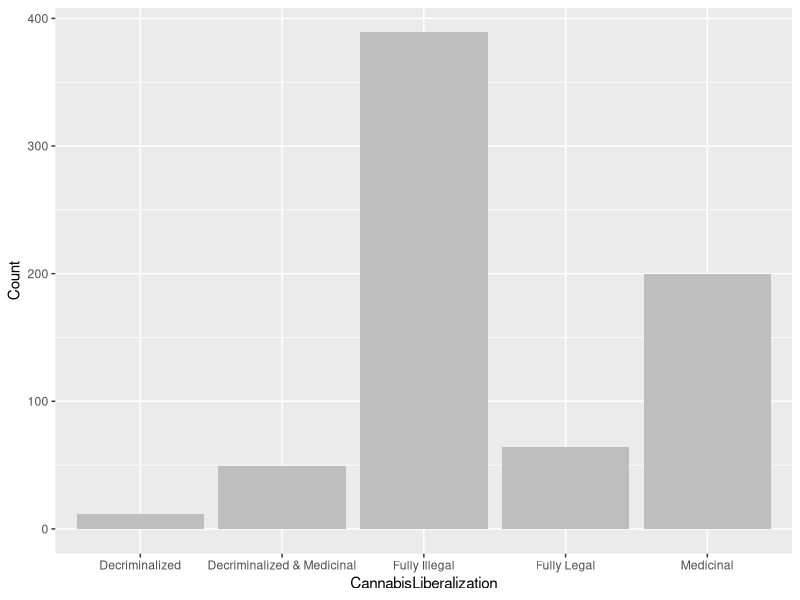
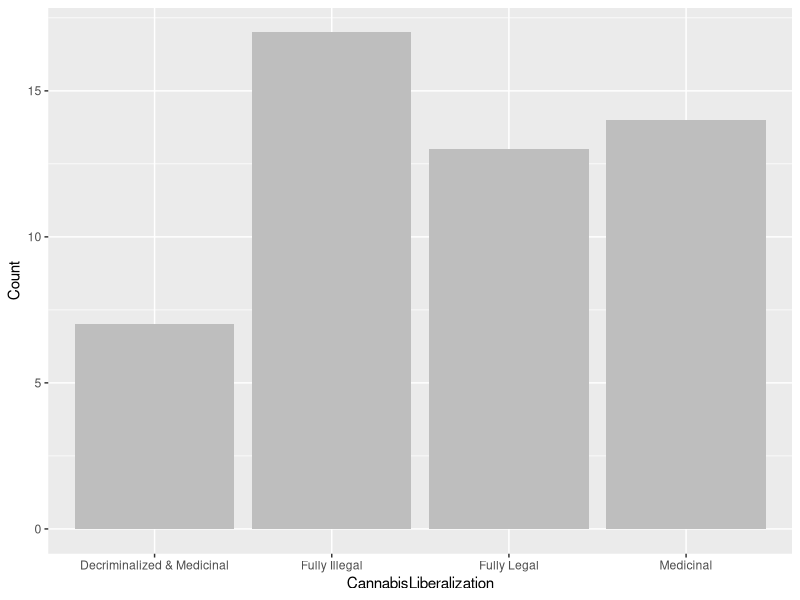
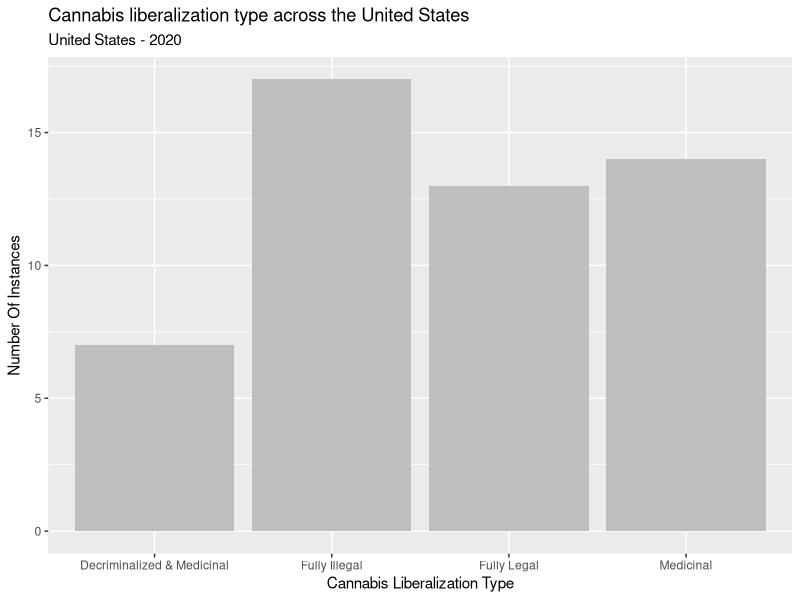
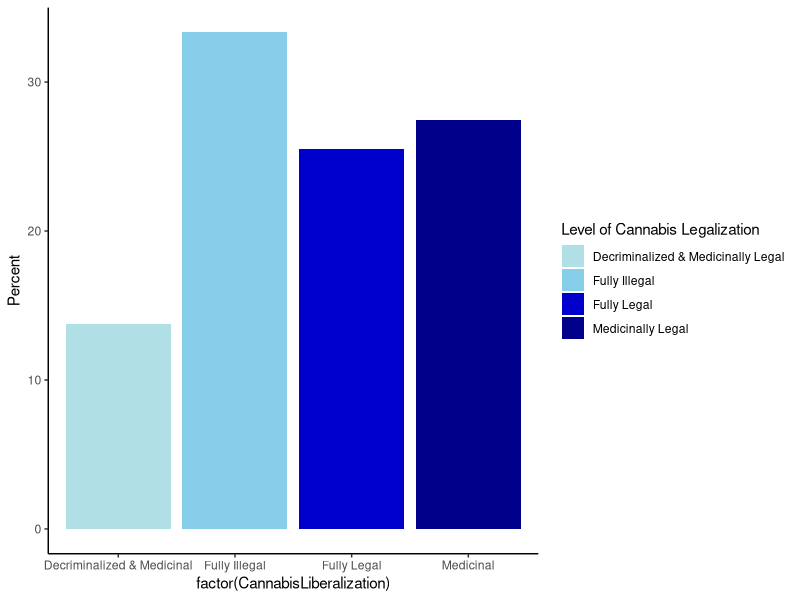
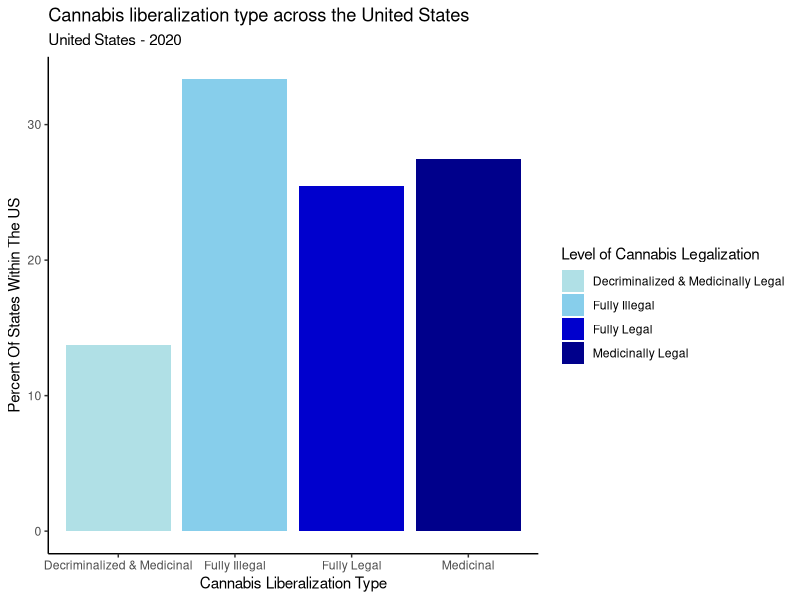
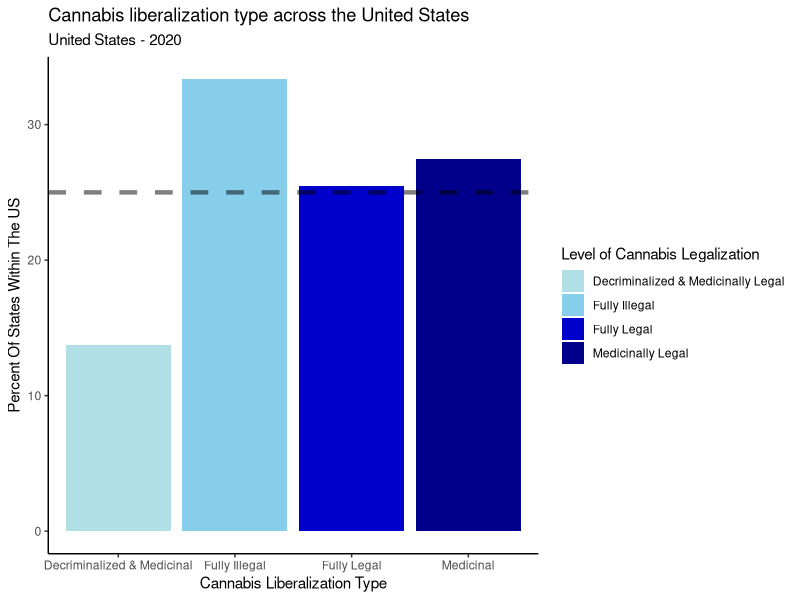
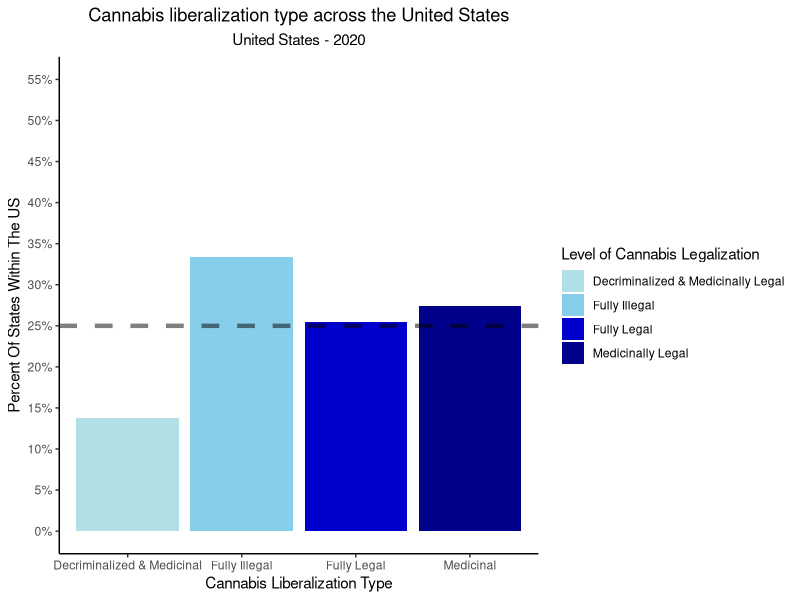

Reproduce these figures in R, in order.
## ---- chunk 1
cannabisDataset <- read.csv("cannabisDataset.csv",
                        header = TRUE)
head(cannabisDataset)
## ---- chunk 2
library(dplyr)
library(stringr)

cannabisDataset <- cannabisDataset %>%
  mutate_all(str_squish)

cannabisDataset <- cannabisDataset %>%
 mutate_all(~ifelse(tolower(.) %in% c("yes", "Yes"), 1, ifelse(tolower(.) %in% c("no", "No"), 0, .)))
## ---- chunk 3
cannabisDataset <- cannabisDataset %>%
  group_by(States, year) %>%
  mutate(
    cannabisLiberalization = case_when( 
      decriminalizedMarijuana == 1 & legalizedMedicinalMarijuana == 0 & legalizedRecreationalMarijuana == 0 ~ "Decriminalized",
      decriminalizedMarijuana == 0 & legalizedMedicinalMarijuana == 1 & legalizedRecreationalMarijuana == 0 ~ "Medicinal",
      decriminalizedMarijuana == 0 & legalizedMedicinalMarijuana == 0 & legalizedRecreationalMarijuana == 1 ~ "Recreational",
      decriminalizedMarijuana == 1 & legalizedMedicinalMarijuana == 1 & legalizedRecreationalMarijuana == 1 ~ "Fully Legal",
      decriminalizedMarijuana == 0 & legalizedMedicinalMarijuana== 0 & legalizedRecreationalMarijuana == 0 ~ "Fully Illegal",
      decriminalizedMarijuana == 1 & legalizedMedicinalMarijuana == 0 & legalizedRecreationalMarijuana == 1 ~ "Recreational & Decriminalized",
      decriminalizedMarijuana == 1 & legalizedMedicinalMarijuana == 1 & legalizedRecreationalMarijuana == 0 ~ "Decriminalized & Medicinal",
      decriminalizedMarijuana == 0 & legalizedMedicinalMarijuana == 1 & legalizedRecreationalMarijuana == 1 ~ "Medicinal & Recreational",
      TRUE ~ "None"
    )
  ) %>%

  select(-decriminalizedMarijuana, -legalizedMedicinalMarijuana, -legalizedRecreationalMarijuana)

head(cannabisDataset)
## ---- chunk 4
cannabisDataset$crimeRate <- as.numeric(as.character(cannabisDataset$crimeRate))

cannabisDataset$recidivismRate <- as.numeric(as.character(cannabisDataset$recidivismRate))

cannabisDataset$population <- as.numeric(as.character(cannabisDataset$population))

cannabisDataset$alcoholism <- as.numeric(as.character(cannabisDataset$alcoholism))

cannabisDataset$unemploymentRate <- as.numeric(as.character(cannabisDataset$unemploymentRate))

cannabisDataset$medianHouseholdIncome <- as.numeric(as.character(cannabisDataset$medianHouseholdIncome))
## ---- chunk 5
dim(cannabisDataset)
## ---- chunk 6
names(cannabisDataset)
## ---- chunk 7
str(cannabisDataset,width = 100,strict.width='cut')
## ---- chunk 8
table(unlist(sapply(cannabisDataset, class)))
## ---- chunk 9
head(cannabisDataset$cannabisLiberalization,20)
## ---- chunk 10
absoluteT=table(cannabisDataset$cannabisLiberalization,
                exclude = 'nothing')
absoluteT
## ---- chunk 11
propT=prop.table(absoluteT)*100

propT
## ---- chunk 12
(tableFreq=as.data.frame(absoluteT))

names(tableFreq)=c("CannabisLiberalization","Count")
tableFreq$Percent=as.vector(propT)

tableFreq
## ---- chunk 13
library(ggplot2)
base= ggplot(data = tableFreq, 
             aes(x = CannabisLiberalization, # horizontal
                 y = Count)) #vertical
## ---- chunk 14
plot1 = base + geom_bar(fill ="gray",
                        stat = 'identity') # notice the "stat"
plot1

## ---- chunk 15
cannabis2020 <- subset(cannabisDataset, year == 2020)
## ---- chunk 16
absoluteT2=table(cannabis2020$cannabisLiberalization,
                exclude = 'nothing')
absoluteT2
## ---- chunk 17
propT2=prop.table(absoluteT2)*100

propT2
## ---- chunk 18
(liberalizationFreq=as.data.frame(absoluteT2))

names(liberalizationFreq)=c("CannabisLiberalization","Count")
liberalizationFreq$Percent=as.vector(propT2)

liberalizationFreq
## ---- chunk 19
library(ggplot2)
liberalization2020= ggplot(data = liberalizationFreq, 
             aes(x = CannabisLiberalization, # horizontal
                 y = Count)) #vertical
## ---- chunk 20
liberalizationPlot2020 = liberalization2020 + geom_bar(fill ="grey",
                        stat = 'identity')
                        
liberalizationPlot2020
## ---- chunk 21
titleText='Cannabis liberalization type across the United States'
sub_titleText='United States - 2020'
x.AxisText="Cannabis Liberalization Type"
y.AxisText="Number Of Instances"

liberalizationPlot2 = liberalizationPlot2020 + labs(title=titleText,
                     subtitle = sub_titleText,
                     x ="Cannabis Liberalization Type",  
                     y = "Number Of Instances", 
                     ) 
liberalizationPlot2
## ---- chunk 22
# liberalization2020Percent= ggplot(data = liberalizationFreq, 
#              aes(x = CannabisLiberalization, # horizontal
#                  y = Percent)) #vertical
# 
# liberalizationPlot2 = liberalization2020Percent + geom_bar(fill ="lightblue",
#                         stat = 'identity') +
#                         theme_light()
# liberalizationPlot2

liberalization2020Percent <- ggplot(data = liberalizationFreq, 
                                    aes(x = factor(CannabisLiberalization), 
                                        y = Percent, 
                                        fill = factor(CannabisLiberalization)))

liberalizationPlot2 <- liberalization2020Percent +
  geom_bar(stat = 'identity') +
   scale_fill_manual(name = "Level of Cannabis Legalization", values = c("powderblue", "skyblue", "mediumblue", "darkblue"), labels = c("Decriminalized & Medicinally Legal", "Fully Illegal", "Fully Legal", "Medicinally Legal")) +
  theme_classic() 

liberalizationPlot2
## ---- chunk 23
titleText='Cannabis liberalization type across the United States'
sub_titleText='United States - 2020'
x.AxisText="Cannabis Liberalization Type"
y.AxisText="Percent Of States Within The US"

liberalizationPercent2 = liberalizationPlot2 + labs(title=titleText,
                     subtitle = sub_titleText,
                     x ="Cannabis Liberalization Type",  
                     y = "Percent Of States Within The US", 
                     ) 
liberalizationPercent2
## ---- chunk 24
liberalizationPercent2 <- liberalizationPlot2 +
  labs(title = titleText,
       subtitle = sub_titleText,
       x = x.AxisText,  
       y = y.AxisText) +
  geom_hline(yintercept = 25, 
             linetype = "dashed", 
             linewidth = 1.5, 
             alpha = 0.5) 

liberalizationPercent2
## ---- chunk 25
liberalizationPercent2 <- liberalizationPlot2 +
  labs(title = titleText,
       subtitle = sub_titleText,
       x = x.AxisText,
       y = y.AxisText) +
  geom_hline(yintercept = 25,
             linetype = "dashed",
             linewidth = 1.5,
             alpha = 0.5) +
  scale_y_continuous(breaks = seq(0, 100, by = 5),
                     limits = c(0,55),
                     labels = scales::unit_format(suffix = '%')) +
  theme(plot.caption = element_text(hjust = 0), 
        plot.title = element_text(hjust = 0.5), 
        plot.subtitle = element_text(hjust = 0.5))

liberalizationPercent2

